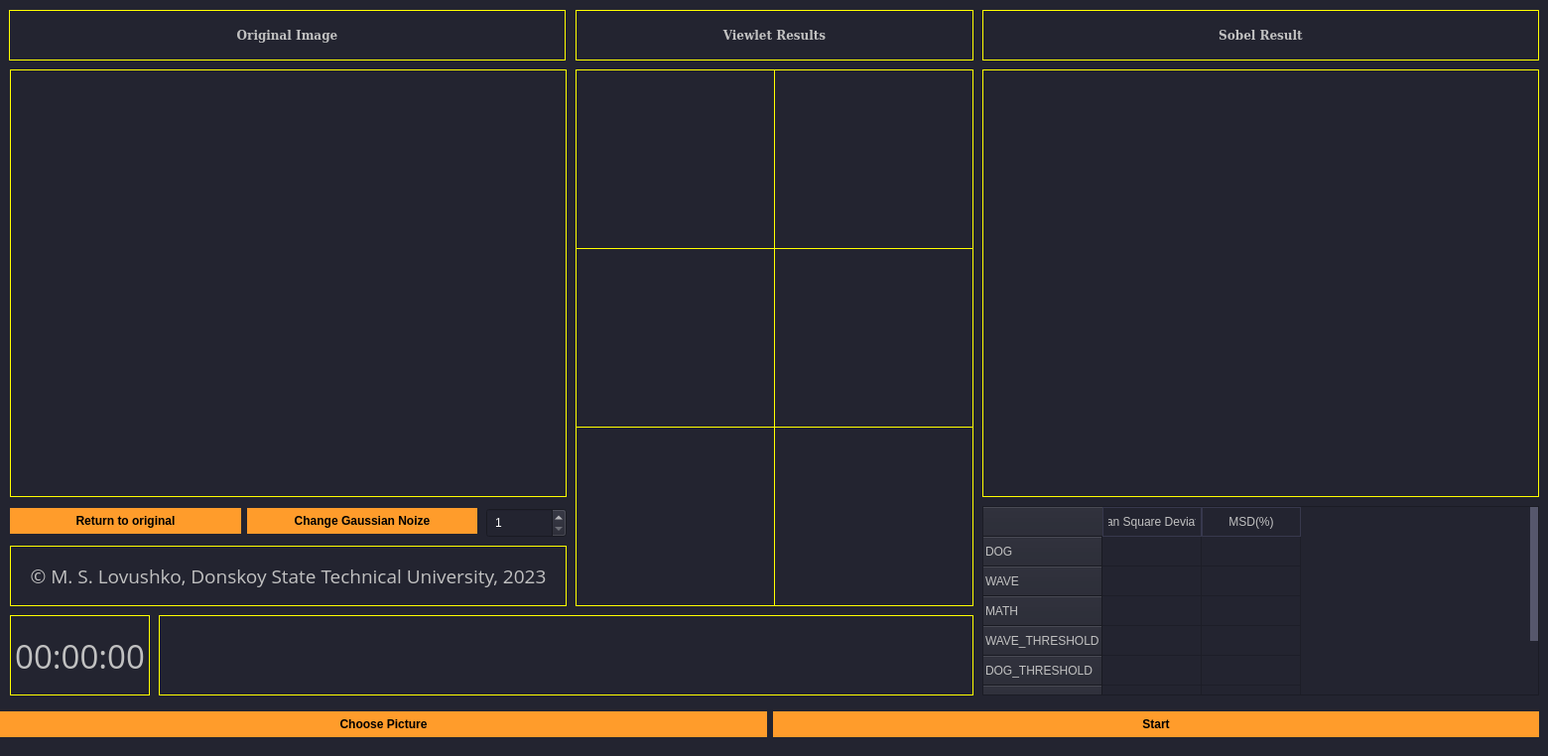
<?xml version="1.0" encoding="UTF-8"?>
<ui version="4.0">
 <class>MainWindow</class>
 <widget class="QMainWindow" name="MainWindow">
  <property name="enabled">
   <bool>true</bool>
  </property>
  <property name="geometry">
   <rect>
    <x>0</x>
    <y>0</y>
    <width>1560</width>
    <height>762</height>
   </rect>
  </property>
  <property name="windowTitle">
   <string>MainWindow</string>
  </property>
  <property name="styleSheet">
   <string notr="true">
.QSpinBox
{
	color:white;	
	padding: 4px;
}


.QLabel
{
	border: 1px solid yellow;
}
                                 


QWidget
{
	background-color: #232430;
	color: #000000;
	border-color: #000000;

}


/*-----QLabel-----*/
QLabel
{
	background-color: #232430;
	color: #c1c1c1;
	border-color: #000000;
}


/*-----QPushButton-----*/
QPushButton
{
	background-color: #ff9c2b;
	color: #000000;
	font-weight: bold;
	border-style: solid;
	border-color: #000000;
	padding: 6px;

}


QPushButton::hover
{
	background-color: #ffaf5d;

}


QPushButton::pressed
{
	background-color: #dd872f;

}


/*-----QToolButton-----*/
QToolButton
{
	background-color: #ff9c2b;
	color: #000000;
	font-weight: bold;
	border-style: solid;
	border-color: #000000;
	padding: 6px;

}


QToolButton::hover
{
	background-color: #ffaf5d;

}


QToolButton::pressed
{
	background-color: #dd872f;

}


/*-----QLineEdit-----*/
QLineEdit
{
	background-color: #38394e;
	color: #c1c1c1;
	border-style: solid;
	border-width: 1px;
	border-color: #4a4c68;

}


/*-----QTableView-----*/
QTableView, 
QHeaderView, 
QTableView::item 
{
	background-color: #232430;
	color: #c1c1c1;

}


QTableView::item:selected 
{ 
    background-color: #41424e;
    color: #c1c1c1;

}


QHeaderView::section:horizontal 
{
    background-color: #232430;
	border: 1px solid #37384d;
	padding: 5px;

}


QTableView::indicator{
	background-color: #1d1d28;
	border: 1px solid #37384d;

}


QTableView::indicator:checked{
	image:url(&quot;./ressources/check.png&quot;); /*To replace*/
	background-color: #1d1d28;

}

/*-----QTabWidget-----*/
QTabWidget::pane 
{ 
    border: none;

}


QTabWidget::tab-bar 
{
    left: 5px; 

}


QTabBar::tab 
{
    color: #c1c1c1;
    min-width: 1px;
	padding-left: 25px;
	margin-left:-22px;
    height: 28px;
	border: none;

}


QTabBar::tab:selected 
{
    color: #c1c1c1;
	font-weight: bold;
    height: 28px;

}


QTabBar::tab:!first 
{
    margin-left: -20px;

}


QTabBar::tab:hover 
{
    color: #DDD;

}


/*-----QScrollBar-----*/
QScrollBar:horizontal 
{
    background-color: transparent;
    height: 8px;
    margin: 0px;
    padding: 0px;

}


QScrollBar::handle:horizontal 
{
    border: none;
	min-width: 100px;
    background-color: #56576c;

}


QScrollBar::add-line:horizontal, 
QScrollBar::sub-line:horizontal,
QScrollBar::add-page:horizontal, 
QScrollBar::sub-page:horizontal 
{
    width: 0px;
    background-color: transparent;

}


QScrollBar:vertical 
{
    background-color: transparent;
    width: 8px;
    margin: 0;

}


QScrollBar::handle:vertical 
{
    border: none;
	min-height: 100px;
    background-color: #56576c;

}


QScrollBar::add-line:vertical, 
QScrollBar::sub-line:vertical,
QScrollBar::add-page:vertical, 
QScrollBar::sub-page:vertical 
{
    height: 0px;
    background-color: transparent;

}

QCalendarWidget
{
	 border: 5px solid yellow;
}
</string>
  </property>
  <property name="animated">
   <bool>true</bool>
  </property>
  <property name="tabShape">
   <enum>QTabWidget::Rounded</enum>
  </property>
  <widget class="QWidget" name="centralwidget">
   <widget class="QWidget" name="horizontalLayoutWidget">
    <property name="geometry">
     <rect>
      <x>0</x>
      <y>710</y>
      <width>1551</width>
      <height>41</height>
     </rect>
    </property>
    <layout class="QHBoxLayout" name="horizontalLayout">
     <item>
      <widget class="QPushButton" name="pushButton_2">
       <property name="text">
        <string>Choose Picture</string>
       </property>
      </widget>
     </item>
     <item>
      <widget class="QPushButton" name="pushButton">
       <property name="text">
        <string>Start</string>
       </property>
      </widget>
     </item>
    </layout>
   </widget>
   <widget class="QWidget" name="horizontalLayoutWidget_2">
    <property name="geometry">
     <rect>
      <x>10</x>
      <y>70</y>
      <width>561</width>
      <height>431</height>
     </rect>
    </property>
    <layout class="QHBoxLayout" name="horizontalLayout_2">
     <item>
      <widget class="QLabel" name="label">
       <property name="enabled">
        <bool>true</bool>
       </property>
       <property name="text">
        <string/>
       </property>
       <property name="scaledContents">
        <bool>true</bool>
       </property>
      </widget>
     </item>
    </layout>
   </widget>
   <widget class="QWidget" name="horizontalLayoutWidget_3">
    <property name="geometry">
     <rect>
      <x>9</x>
      <y>10</y>
      <width>561</width>
      <height>51</height>
     </rect>
    </property>
    <layout class="QHBoxLayout" name="horizontalLayout_3">
     <item>
      <widget class="QLabel" name="label_2">
       <property name="font">
        <font>
         <family>DejaVu Serif</family>
         <weight>75</weight>
         <italic>false</italic>
         <bold>true</bold>
        </font>
       </property>
       <property name="text">
        <string>Original Image</string>
       </property>
       <property name="alignment">
        <set>Qt::AlignCenter</set>
       </property>
      </widget>
     </item>
    </layout>
   </widget>
   <widget class="QWidget" name="horizontalLayoutWidget_12">
    <property name="geometry">
     <rect>
      <x>10</x>
      <y>620</y>
      <width>141</width>
      <height>81</height>
     </rect>
    </property>
    <layout class="QHBoxLayout" name="horizontalLayout_13">
     <item>
      <widget class="QLabel" name="label_14">
       <property name="font">
        <font>
         <family>Open Sans</family>
         <pointsize>25</pointsize>
        </font>
       </property>
       <property name="text">
        <string>00:00:00</string>
       </property>
       <property name="alignment">
        <set>Qt::AlignCenter</set>
       </property>
      </widget>
     </item>
    </layout>
   </widget>
   <widget class="QWidget" name="horizontalLayoutWidget_20">
    <property name="geometry">
     <rect>
      <x>160</x>
      <y>620</y>
      <width>821</width>
      <height>81</height>
     </rect>
    </property>
    <layout class="QHBoxLayout" name="horizontalLayout_21">
     <item>
      <widget class="QLabel" name="label_11">
       <property name="text">
        <string/>
       </property>
      </widget>
     </item>
    </layout>
   </widget>
   <widget class="QWidget" name="verticalLayoutWidget">
    <property name="geometry">
     <rect>
      <x>10</x>
      <y>550</y>
      <width>561</width>
      <height>61</height>
     </rect>
    </property>
    <layout class="QVBoxLayout" name="verticalLayout">
     <item>
      <layout class="QHBoxLayout" name="horizontalLayout_12">
       <item>
        <widget class="QLabel" name="label_4">
         <property name="font">
          <font>
           <family>Open Sans</family>
           <pointsize>14</pointsize>
          </font>
         </property>
         <property name="text">
          <string>© M. S. Lovushko, Donskoy State Technical University, 2023</string>
         </property>
         <property name="alignment">
          <set>Qt::AlignCenter</set>
         </property>
        </widget>
       </item>
      </layout>
     </item>
    </layout>
   </widget>
   <widget class="QWidget" name="horizontalLayoutWidget_14">
    <property name="geometry">
     <rect>
      <x>10</x>
      <y>510</y>
      <width>471</width>
      <height>31</height>
     </rect>
    </property>
    <layout class="QHBoxLayout" name="horizontalLayout_15">
     <item>
      <widget class="QPushButton" name="pushButton_3">
       <property name="text">
        <string>Return to original</string>
       </property>
      </widget>
     </item>
     <item>
      <widget class="QPushButton" name="pushButton_4">
       <property name="text">
        <string>Change Gaussian Noize</string>
       </property>
      </widget>
     </item>
    </layout>
   </widget>
   <widget class="QWidget" name="horizontalLayoutWidget_10">
    <property name="geometry">
     <rect>
      <x>990</x>
      <y>10</y>
      <width>561</width>
      <height>51</height>
     </rect>
    </property>
    <layout class="QHBoxLayout" name="horizontalLayout_11">
     <item>
      <widget class="QLabel" name="label_3">
       <property name="font">
        <font>
         <family>DejaVu Serif</family>
         <weight>75</weight>
         <italic>false</italic>
         <bold>true</bold>
        </font>
       </property>
       <property name="text">
        <string>Sobel Result</string>
       </property>
       <property name="alignment">
        <set>Qt::AlignCenter</set>
       </property>
      </widget>
     </item>
    </layout>
   </widget>
   <widget class="QWidget" name="horizontalLayoutWidget_15">
    <property name="geometry">
     <rect>
      <x>580</x>
      <y>10</y>
      <width>401</width>
      <height>51</height>
     </rect>
    </property>
    <layout class="QHBoxLayout" name="horizontalLayout_16">
     <item>
      <widget class="QLabel" name="label_12">
       <property name="font">
        <font>
         <family>DejaVu Serif</family>
         <weight>75</weight>
         <italic>false</italic>
         <bold>true</bold>
        </font>
       </property>
       <property name="text">
        <string>Viewlet Results</string>
       </property>
       <property name="alignment">
        <set>Qt::AlignCenter</set>
       </property>
      </widget>
     </item>
    </layout>
   </widget>
   <widget class="QWidget" name="horizontalLayoutWidget_7">
    <property name="geometry">
     <rect>
      <x>780</x>
      <y>70</y>
      <width>201</width>
      <height>181</height>
     </rect>
    </property>
    <layout class="QHBoxLayout" name="horizontalLayout_7">
     <item>
      <widget class="QLabel" name="label_6">
       <property name="enabled">
        <bool>true</bool>
       </property>
       <property name="text">
        <string/>
       </property>
       <property name="scaledContents">
        <bool>true</bool>
       </property>
      </widget>
     </item>
    </layout>
   </widget>
   <widget class="QWidget" name="horizontalLayoutWidget_8">
    <property name="geometry">
     <rect>
      <x>780</x>
      <y>250</y>
      <width>201</width>
      <height>181</height>
     </rect>
    </property>
    <layout class="QHBoxLayout" name="horizontalLayout_8">
     <item>
      <widget class="QLabel" name="label_8">
       <property name="enabled">
        <bool>true</bool>
       </property>
       <property name="text">
        <string/>
       </property>
       <property name="scaledContents">
        <bool>true</bool>
       </property>
      </widget>
     </item>
    </layout>
   </widget>
   <widget class="QWidget" name="horizontalLayoutWidget_4">
    <property name="geometry">
     <rect>
      <x>580</x>
      <y>70</y>
      <width>201</width>
      <height>181</height>
     </rect>
    </property>
    <layout class="QHBoxLayout" name="horizontalLayout_4">
     <item>
      <widget class="QLabel" name="label_5">
       <property name="enabled">
        <bool>true</bool>
       </property>
       <property name="text">
        <string/>
       </property>
       <property name="scaledContents">
        <bool>true</bool>
       </property>
      </widget>
     </item>
    </layout>
   </widget>
   <widget class="QWidget" name="horizontalLayoutWidget_6">
    <property name="geometry">
     <rect>
      <x>580</x>
      <y>430</y>
      <width>201</width>
      <height>181</height>
     </rect>
    </property>
    <layout class="QHBoxLayout" name="horizontalLayout_6">
     <item>
      <widget class="QLabel" name="label_9">
       <property name="enabled">
        <bool>true</bool>
       </property>
       <property name="text">
        <string/>
       </property>
       <property name="scaledContents">
        <bool>true</bool>
       </property>
      </widget>
     </item>
    </layout>
   </widget>
   <widget class="QWidget" name="horizontalLayoutWidget_5">
    <property name="geometry">
     <rect>
      <x>580</x>
      <y>250</y>
      <width>201</width>
      <height>181</height>
     </rect>
    </property>
    <layout class="QHBoxLayout" name="horizontalLayout_5">
     <item>
      <widget class="QLabel" name="label_7">
       <property name="enabled">
        <bool>true</bool>
       </property>
       <property name="text">
        <string/>
       </property>
       <property name="scaledContents">
        <bool>true</bool>
       </property>
      </widget>
     </item>
    </layout>
   </widget>
   <widget class="QWidget" name="horizontalLayoutWidget_9">
    <property name="geometry">
     <rect>
      <x>780</x>
      <y>430</y>
      <width>201</width>
      <height>181</height>
     </rect>
    </property>
    <layout class="QHBoxLayout" name="horizontalLayout_9">
     <item>
      <widget class="QLabel" name="label_10">
       <property name="enabled">
        <bool>true</bool>
       </property>
       <property name="text">
        <string/>
       </property>
       <property name="scaledContents">
        <bool>true</bool>
       </property>
      </widget>
     </item>
    </layout>
   </widget>
   <widget class="QWidget" name="horizontalLayoutWidget_16">
    <property name="geometry">
     <rect>
      <x>990</x>
      <y>70</y>
      <width>561</width>
      <height>431</height>
     </rect>
    </property>
    <layout class="QHBoxLayout" name="horizontalLayout_17">
     <item>
      <widget class="QLabel" name="label_13">
       <property name="enabled">
        <bool>true</bool>
       </property>
       <property name="text">
        <string/>
       </property>
       <property name="scaledContents">
        <bool>true</bool>
       </property>
      </widget>
     </item>
    </layout>
   </widget>
   <widget class="QWidget" name="verticalLayoutWidget_2">
    <property name="geometry">
     <rect>
      <x>490</x>
      <y>510</y>
      <width>81</width>
      <height>35</height>
     </rect>
    </property>
    <layout class="QVBoxLayout" name="verticalLayout_2">
     <item>
      <widget class="QSpinBox" name="spinBox">
       <property name="minimum">
        <number>1</number>
       </property>
       <property name="maximum">
        <number>100</number>
       </property>
       <property name="stepType">
        <enum>QAbstractSpinBox::AdaptiveDecimalStepType</enum>
       </property>
      </widget>
     </item>
    </layout>
   </widget>
   <widget class="QWidget" name="verticalLayoutWidget_3">
    <property name="geometry">
     <rect>
      <x>990</x>
      <y>510</y>
      <width>561</width>
      <height>191</height>
     </rect>
    </property>
    <layout class="QVBoxLayout" name="verticalLayout_3">
     <item>
      <widget class="QTableWidget" name="tableWidget">
       <property name="font">
        <font>
         <pointsize>11</pointsize>
        </font>
       </property>
       <property name="sizeAdjustPolicy">
        <enum>QAbstractScrollArea::AdjustToContents</enum>
       </property>
       <property name="editTriggers">
        <set>QAbstractItemView::AnyKeyPressed|QAbstractItemView::EditKeyPressed</set>
       </property>
       <property name="dragEnabled">
        <bool>false</bool>
       </property>
       <row>
        <property name="text">
         <string>DOG</string>
        </property>
       </row>
       <row>
        <property name="text">
         <string>WAVE</string>
        </property>
       </row>
       <row>
        <property name="text">
         <string>MATH</string>
        </property>
       </row>
       <row>
        <property name="text">
         <string>WAVE_THRESHOLD</string>
        </property>
       </row>
       <row>
        <property name="text">
         <string>DOG_THRESHOLD</string>
        </property>
       </row>
       <row>
        <property name="text">
         <string>MATH_THRESHOLD</string>
        </property>
       </row>
       <row>
        <property name="text">
         <string>SOBEL</string>
        </property>
       </row>
       <column>
        <property name="text">
         <string>Mean Square Deviation</string>
        </property>
        <property name="textAlignment">
         <set>AlignCenter</set>
        </property>
       </column>
       <column>
        <property name="text">
         <string>MSD(%)</string>
        </property>
        <property name="textAlignment">
         <set>AlignCenter</set>
        </property>
       </column>
       <item row="0" column="0">
        <property name="text">
         <string/>
        </property>
        <property name="textAlignment">
         <set>AlignCenter</set>
        </property>
       </item>
       <item row="0" column="1">
        <property name="text">
         <string/>
        </property>
        <property name="textAlignment">
         <set>AlignCenter</set>
        </property>
       </item>
       <item row="1" column="0">
        <property name="textAlignment">
         <set>AlignCenter</set>
        </property>
       </item>
       <item row="1" column="1">
        <property name="textAlignment">
         <set>AlignCenter</set>
        </property>
       </item>
       <item row="2" column="0">
        <property name="textAlignment">
         <set>AlignCenter</set>
        </property>
       </item>
       <item row="2" column="1">
        <property name="textAlignment">
         <set>AlignCenter</set>
        </property>
       </item>
       <item row="3" column="0">
        <property name="textAlignment">
         <set>AlignCenter</set>
        </property>
       </item>
       <item row="3" column="1">
        <property name="text">
         <string/>
        </property>
        <property name="textAlignment">
         <set>AlignCenter</set>
        </property>
       </item>
       <item row="4" column="0">
        <property name="textAlignment">
         <set>AlignCenter</set>
        </property>
       </item>
       <item row="4" column="1">
        <property name="textAlignment">
         <set>AlignCenter</set>
        </property>
       </item>
       <item row="5" column="0">
        <property name="textAlignment">
         <set>AlignCenter</set>
        </property>
       </item>
       <item row="5" column="1">
        <property name="textAlignment">
         <set>AlignCenter</set>
        </property>
       </item>
       <item row="6" column="0">
        <property name="textAlignment">
         <set>AlignCenter</set>
        </property>
       </item>
       <item row="6" column="1">
        <property name="text">
         <string/>
        </property>
        <property name="textAlignment">
         <set>AlignCenter</set>
        </property>
       </item>
      </widget>
     </item>
    </layout>
   </widget>
  </widget>
 </widget>
 <resources/>
 <connections/>
</ui>
